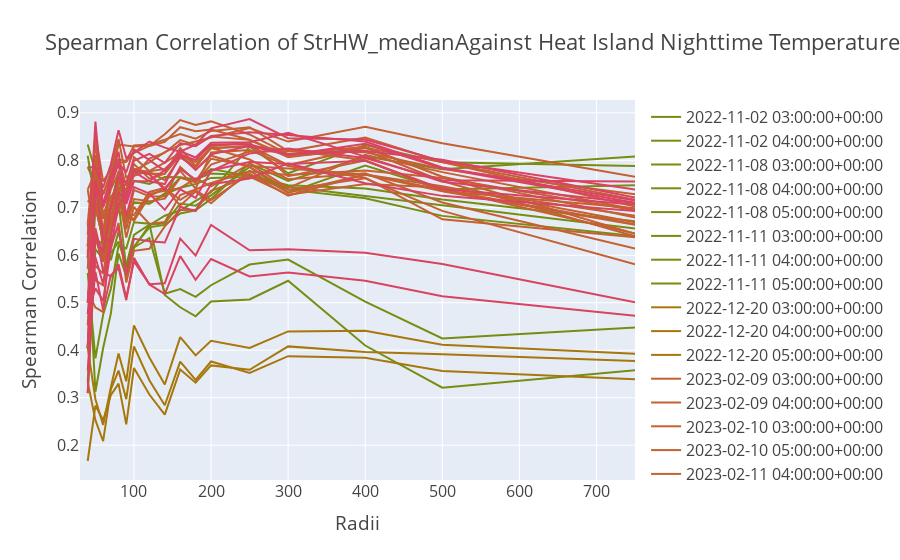

The notebook cell this image was saved under:
### Markdown cell above
### Median

### Code cell
param_scale_plot('StrHW_median')
